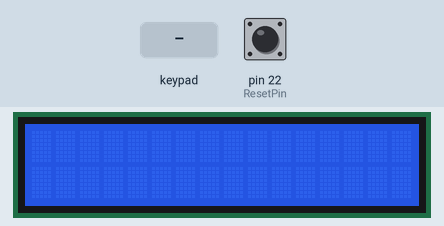
Bench run of a sketch on a simulated Arduino Mega 2560, built with avr-gcc and run on an emulated ATmega2560. Parts: 16×2 character LCD. The inputs (shaded band) are chosen by the test bench; at power-on: pin 22 (ResetPin) HIGH. What the sketch prints to the serial monitor is not drawn.

Above: at 1.2 s.
1.3 s: keypad keys 2 3 4 5 * pressed 0.4 s apart
At 4.2 s:
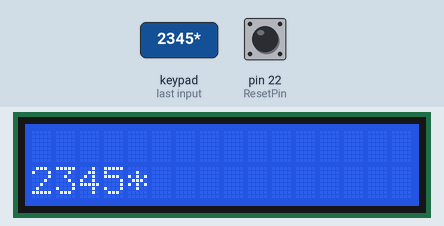
4.8 s: key '*' pressed
At 6.0 s:
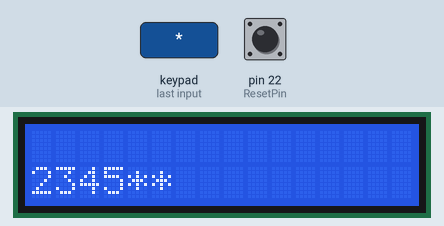
6.3 s: keypad keys 6 7 8 * pressed 0.4 s apart
At 8.6 s:
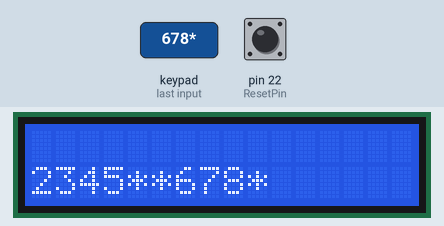
9.4 s: key '*' pressed
At 10.4 s:
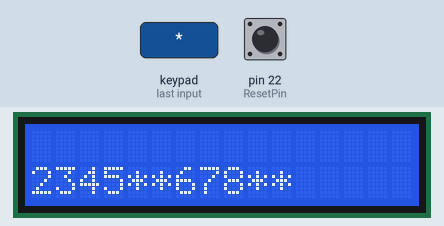
10.9 s: key '*' pressed
At 11.8 s:
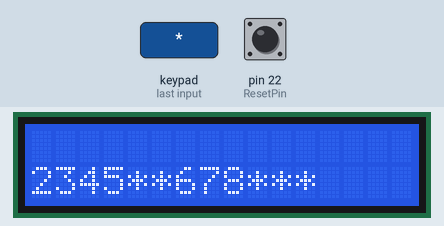
12.4 s: keypad keys 6 7 8 # pressed 0.4 s apart
At 13.01 s:
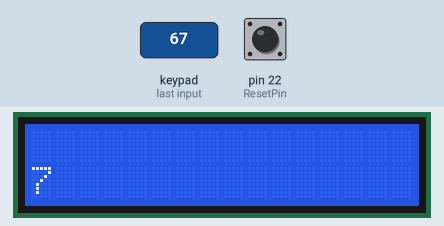
Timing chart, 0 to 15.4 s (numbered marks = the images above; inputs shaded):
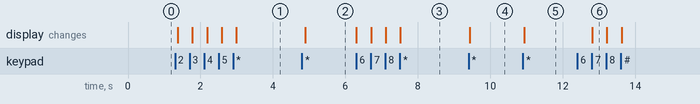

The sketch:

Text_key.ino
```cpp
#include <Wire.h>
#include <LCD.h>
#include <LiquidCrystal_I2C.h>
LiquidCrystal_I2C  lcd(0x20 ,2,1,0,4,5,6,7);
#include <Keypad.h>

#define Length 10

int ResetPin = 22;
int Reset = 0;

char Data[Length];
byte data_count = 0;
char customKey;
char nominal;

int Oke = 0;

const byte ROWS = 4; //four rows
const byte COLS = 3; //three columns
char keys[ROWS][COLS] = {
    {'1','2','3'},
    {'4','5','6'},
    {'7','8','9'},
    {'*','0','#'}
};

byte rowPins[ROWS] = {2, 3, 4, 5}; //connect to the row pinouts of the keypad
byte colPins[COLS] = {6, 7, 8}; //connect to the column pinouts of the keypad

Keypad customKeypad = Keypad( makeKeymap(keys), rowPins, colPins, ROWS, COLS );

void setup() {
  Serial.begin(9600);
  lcd.begin(16, 2);
  lcd.backlight();
  lcd.clear();
  pinMode(ResetPin, INPUT);
}

void Nominal(){

}

void loop() {

  Reset = digitalRead(ResetPin);
  if (Reset == LOW){
    Serial.print("OK");
    delay(1000);
  }
     customKey = customKeypad.getKey();
  if (customKey){
    Data[data_count] = customKey;
    lcd.setCursor(data_count,1);
    lcd.print(Data[data_count]);
    data_count++;
    }
  if (customKey  == '#'){
    Serial.println(Data);
    data_count = 0;
    Data[data_count] = 0;
    Serial.println(Data);
    lcd.clear();
  }
  delay (100);
}
```

Measured:
- after the input at 1.3 s, the display: first changes after 0.08 s (image 1 shows a later state)
- after the input at 4.8 s, the display: changes after 0.10 s (image 2)
- after the input at 6.3 s, the display: first changes at once (image 3 shows a later state)
- after the input at 9.4 s, the display: changes at once (image 4)
- after the input at 10.9 s, the display: changes at once (image 5)
- after the input at 12.4 s, the display: changes after 0.41 s (image 6)
